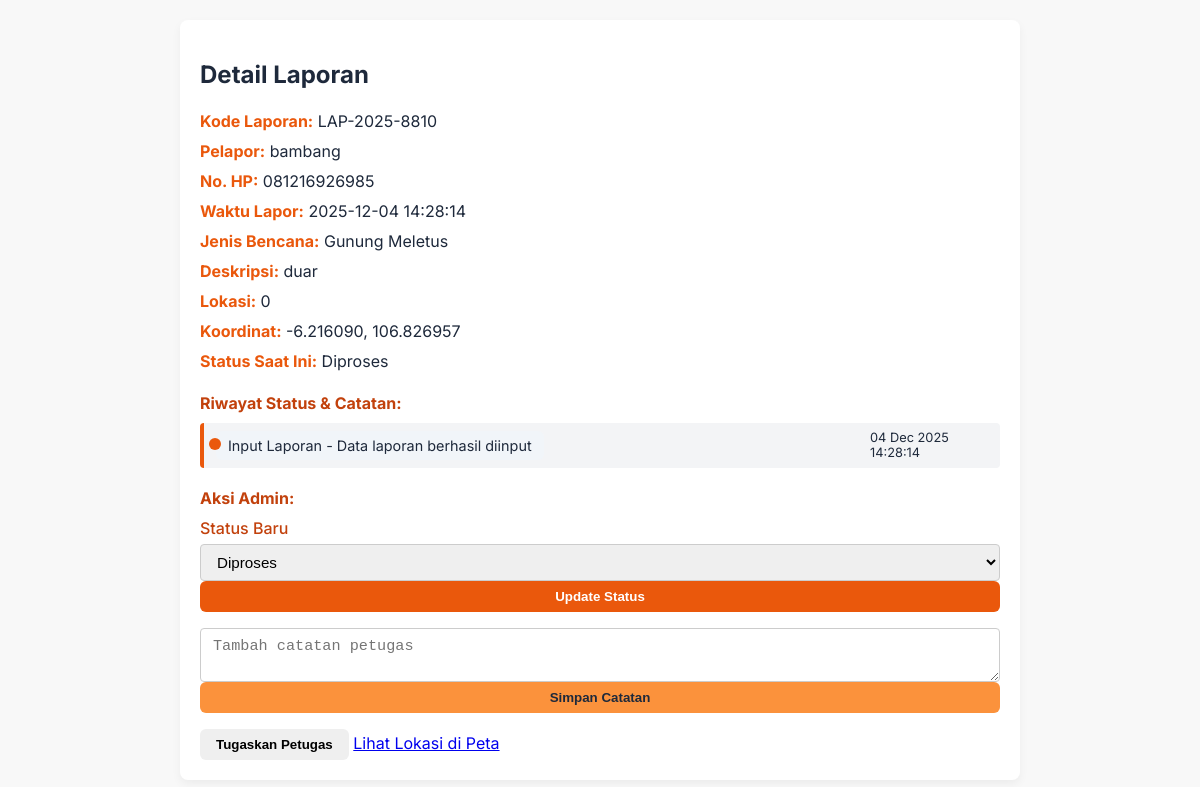
Page /admin/laporan_detail.php?id=23 (signed in) on the committed database.
### tables this page shows
CREATE TABLE `tb_laporan` (
  `id_laporan` int NOT NULL,
  `kode_laporan` varchar(20) NOT NULL,
  `nama_pelapor` varchar(100) NOT NULL,
  `no_hp` varchar(20) NOT NULL,
  `alamat` text NOT NULL,
  `latitude` decimal(10,6) DEFAULT NULL,
  `longitude` decimal(10,6) DEFAULT NULL,
  `jenis_bencana` enum('Banjir','Gempa Bumi','Tanah Longsor','Kebakaran','Angin Puting Beliung','Tsunami','Gunung Meletus','Kekeringan','Lainnya') NOT NULL,
  `jenis_kerusakan` enum('Ringan','Sedang','Berat','Sangat Berat') NOT NULL,
  `deskripsi` text,
  `foto` varchar(255) DEFAULT NULL,
  `status` enum('Menunggu','Diproses','Selesai') NOT NULL DEFAULT 'Menunggu',
  `id_petugas` int DEFAULT NULL,
  `catatan_admin` text,
  `tanggal_lapor` timestamp NULL DEFAULT CURRENT_TIMESTAMP,
  `tanggal_update` timestamp NULL DEFAULT CURRENT_TIMESTAMP ON UPDATE CURRENT_TIMESTAMP,
  `created_at` datetime NOT NULL DEFAULT CURRENT_TIMESTAMP
);

CREATE TABLE `tb_log_aktivitas` (
  `id_log` int NOT NULL,
  `id_admin` int DEFAULT NULL,
  `id_laporan` int DEFAULT NULL,
  `aksi` varchar(100) NOT NULL,
  `keterangan` text,
  `ip_address` varchar(50) DEFAULT NULL,
  `tanggal` timestamp NULL DEFAULT CURRENT_TIMESTAMP
);

### admin/laporan_detail.php (the view, shortened to what this page needs)
<?php
include '../config/database.php';
$id_laporan = intval($_GET['id'] ?? 0);
$data = mysqli_fetch_assoc(mysqli_query($koneksi, "SELECT * FROM tb_laporan WHERE id_laporan = $id_laporan"));
$riwayat = [];
$riq = mysqli_query($koneksi, "SELECT aksi, keterangan, tanggal FROM tb_log_aktivitas WHERE id_laporan = $id_laporan ORDER BY tanggal ASC");
while($r = mysqli_fetch_assoc($riq)){
    $riwayat[] = $r;
}
$lat = htmlspecialchars($data['latitude'] ?? '');
$lng = htmlspecialchars($data['longitude'] ?? '');
$maps_url = ($lat && $lng) ? "https://www.google.com/maps?q={$lat},{$lng}" : "#";
?>
<link rel="stylesheet" href="../assets/css/laporan_detail.css">
<div class="card card-laporan">
    <div class="card-body">
        <h2>Detail Laporan</h2>
        <p><strong>Kode Laporan:</strong> <?= htmlspecialchars($data['kode_laporan'] ?? '-') ?></p>
        <p><strong>Pelapor:</strong> <?= htmlspecialchars($data['nama_pelapor'] ?? '-') ?></p>
        <p><strong>No. HP:</strong> <?= htmlspecialchars($data['no_hp'] ?? '-') ?></p>
        <p><strong>Waktu Lapor:</strong> <?= htmlspecialchars($data['tanggal_lapor'] ?? '-') ?></p>
        <p><strong>Jenis Bencana:</strong> <?= htmlspecialchars($data['jenis_bencana'] ?? '-') ?></p>
        <p><strong>Deskripsi:</strong> <?= htmlspecialchars($data['deskripsi'] ?? '-') ?></p>
        <p><strong>Lokasi:</strong> <?= htmlspecialchars($data['alamat'] ?? '-') ?></p>
        <p><strong>Koordinat:</strong> <?= $lat ?>, <?= $lng ?></p>
        <p><strong>Status Saat Ini:</strong>
            <span class="badge badge-<?= strtolower($data['status'] ?? 'menunggu') ?>">
                <?= htmlspecialchars($data['status'] ?? '-') ?>
            </span>
        </p>
        <h4>Riwayat Status & Catatan:</h4>
        <div id="riwayat-container">
            <ul class="timeline-laporan">
                <?php foreach($riwayat as $r): ?>
                    <li class="timeline-laporan-item <?= ($r['aksi'] == $data['status']) ? 'active' : '' ?>">
                        <span class="timeline-laporan-time"><?= !empty($r['tanggal']) ? date('d M Y H:i:s', strtotime($r['tanggal'])) : '—' ?></span>
                        <span class="timeline-laporan-content">
                            <?= htmlspecialchars($r['aksi']) ?><?= !empty($r['keterangan']) ? ' - ' . htmlspecialchars($r['keterangan']) : '' ?>
                        </span>
                    </li>
                <?php endforeach; ?>
            </ul>
        </div>
        <h4>Aksi Admin:</h4>
        <div class="laporan-actions">
            <form id="form-update-status">
                <label>Status Baru</label>
                <select name="status" class="form-control" required>
                    <?php
                    $all_status = ['Menunggu','Diproses','Selesai'];
                    foreach($all_status as $s){
                        $selected = ($data['status'] ?? '') == $s ? 'selected' : '';
                        echo '<option value="'.htmlspecialchars($s).'" '.$selected.'>'.htmlspecialchars($s).'</option>';
                    }
                    ?>
                </select>
                <button type="submit" class="btn btn-success mt-2">Update Status</button>
            </form>
            <form id="form-tambah-catatan" style="margin-top:10px;">
                <textarea name="catatan" class="form-control" placeholder="Tambah catatan petugas"></textarea>
                <button type="submit" class="btn btn-primary mt-2">Simpan Catatan</button>
            </form>
            <button id="btn-tugaskan" class="btn btn-info mt-2">Tugaskan Petugas</button>
            <a href="<?= $maps_url ?>" target="_blank" class="btn btn-secondary mt-2">Lihat Lokasi di Peta</a>
        </div>
    </div>
</div>

### assets/css/laporan_detail.css (style rules this page uses)
.card { background-color: var(--bg-card); border-radius: var(--border-radius); box-shadow: 0 4px 10px rgba(0,0,0,0.05); padding: 20px; max-width: 800px; margin: 0 auto 30px auto; transition: box-shadow var(--transition-speed); }
.card h4 { margin-top: 20px; margin-bottom: 10px; color: var(--primary-dark); }
.card p { margin: 6px 0; line-height: 1.5; }
.card p strong { color: var(--primary); }
.card ul { list-style: none; padding-left: 0; }
.card ul li { padding: 8px 12px; margin-bottom: 6px; background-color: #f3f4f6; border-left: 4px solid var(--primary); border-radius: 4px; display: flex; justify-content: space-between; align-items: center; }
.card ul li:last-child { margin-bottom: 0; }
.card form { display: flex; flex-direction: column; }
.card form label { margin-bottom: 6px; font-weight: 500; color: var(--primary-dark); }
.card form .form-control { padding: 8px 12px; border: 1px solid #ccc; border-radius: 4px; font-size: 0.95rem; transition: border-color var(--transition-speed); }
.card button.btn { padding: 8px 16px; border: none; border-radius: 6px; cursor: pointer; font-weight: 600; transition: background-color var(--transition-speed), transform var(--transition-speed); }
.card button.btn-success { background-color: var(--primary); color: #fff; }
.card button.btn-primary { background-color: var(--primary-light); color: var(--secondary); }
.timeline-laporan { list-style: none; padding-left: 0; margin: 0; }
.timeline-laporan-item { position: relative; padding-left: 150px; margin-bottom: 15px; }
.timeline-laporan-item::before { content: ''; position: absolute; left: 0px; top: 5px; width: 12px; height: 12px; background-color: var(--primary, #ea580c); border-radius: 50%; }
.timeline-laporan-time { position: absolute; right: 0; width: 140px; font-size: 0.8rem; color: #64748b; }
.timeline-laporan-content { display: inline-block; background: #f1f5f9; padding: 6px 12px; border-radius: 6px; font-size: 0.9rem; }

### admin/laporan_detail.php (style rules this page uses)
.timeline-laporan { list-style: none; padding-left: 0; }
.timeline-laporan-item { margin-bottom: 12px; position: relative; padding-left: 140px; }
.timeline-laporan-item::before { content: ''; position: absolute; left: 5px; top: 15px; width: 12px; height: 12px; background: var(--primary); border-radius: 50%; }
.timeline-laporan-time { position: absolute; right: 0; width: 130px; font-size: 0.8rem; color: var(--gray-500); }
.timeline-laporan-content { display: inline-block; }

### rows in the picture
tb_laporan: kode_laporan "LAP-2025-8810", nama_pelapor "bambang", no_hp "081216926985", tanggal_lapor "2025-12-04 14:28:14", jenis_bencana "Gunung Meletus", deskripsi "duar", alamat "0", latitude "-6.216090", longitude "106.826957", status "Diproses"
tb_log_aktivitas: tanggal "04 Dec 2025 14:28:14", aksi "Input Laporan", keterangan "Data laporan berhasil diinput"

### other values in the picture
form field status "Diproses"
